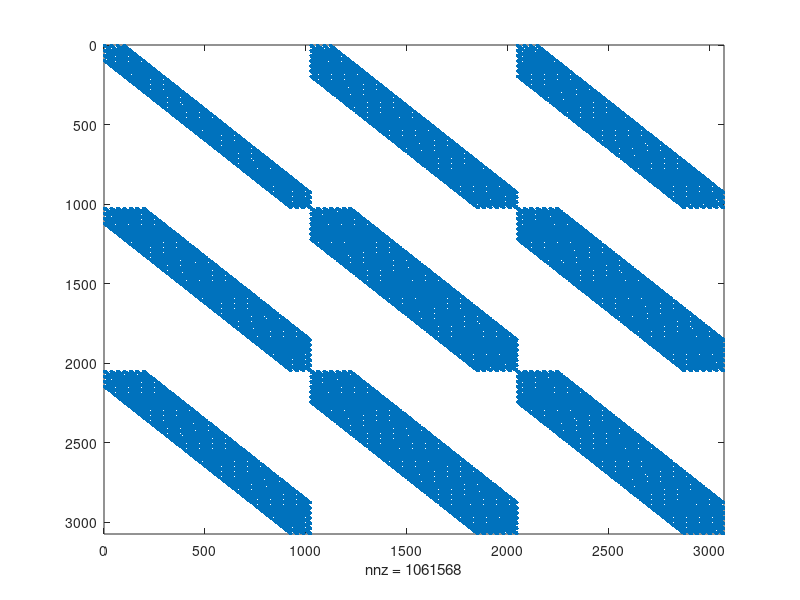

The MATLAB source for this figure:
image = zeros(3,32,32);
ii =image(:);

cov = zeros(length(ii),length(ii));
neighbourhood = 3;

for a1 = 1:32
    for b1 = 1:32
        for c1 = 1:3
            for a = 1:32
                for b = 1:32
                    for c = 1:3
                        % goes direct to chol
                        
                        if abs(a-a1) <= neighbourhood && abs(b-b1) <= neighbourhood %&& c==c1
                            index = (c-1)*32*32+(b-1)*32+a;
                            index1 = (c1-1)*32*32+(b1-1)*32+a1;
                            if index >= index1
                                cov(index,index1) = 1;
                            end
                        end
                    end
                end
            end
        end
    end
end
%%
cov = cov + 10*eye(length(ii));
%%
spy(cov)
%%
R=chol(cov);
%%
cc = cov*cov';
%%
spy(cc)